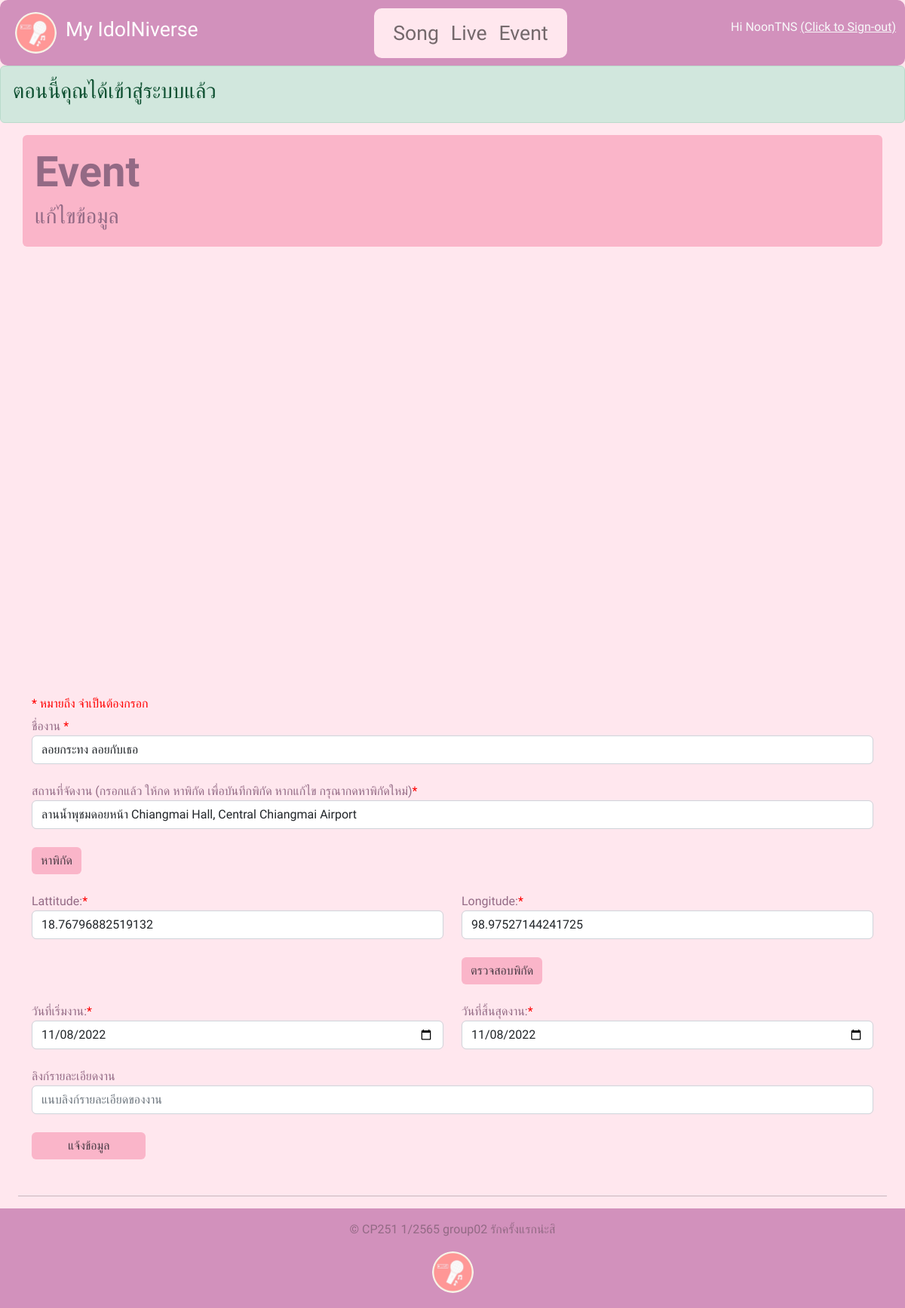
The page /event/edit.php?event=4 (signed in) on the database its author committed.
### tables this page shows
CREATE TABLE `event` (
  `event_id` int(11) NOT NULL,
  `username` varchar(100) DEFAULT NULL,
  `eventname` varchar(1000) NOT NULL,
  `place` varchar(100) NOT NULL,
  `lat` varchar(50) NOT NULL,
  `lng` varchar(50) NOT NULL,
  `start_date` date NOT NULL,
  `end_date` date NOT NULL,
  `eventdetail` varchar(1000) DEFAULT NULL
);

### htdocs/event/edit.php (the view, shortened to what this page needs)
<!DOCTYPE html>
<html lang="en">
<head>
    <?php
    include('../common/headtag.php');
    ?>
    <link rel="stylesheet" href="../resources/css/style.css">
</head>
<body>
    <header>
        <nav class="navbar">
            <div class="container-fluid color-light">
                <div class="navbar-header">
                <img src="../resources/img/logoPJ.png" class="rounded-circle" width="55" height="55">
                    <a class="navbar-brand" id="myidol" href="../index.php">My IdolNiverse</a>
                </div>
                <nav class="navbar navbar-expand-sm justify-content-center" id="navitem">
                    <div class="container-fluid">
                        <ul class="navbar-nav">
                            <li class="nav-item">
                                <a class="nav-link" href="../song/index.php">Song</a>
                            </li>
                            <li class="nav-item">
                                <a class="nav-link" href="../live/index.php">Live</a>
                            </li>
                            <li class="nav-item">
                                <a class="nav-link" href="index.php">Event</a>
                            </li>
                        </ul>
                    </div>
                </nav>
                <?php if (isset($_SESSION['username'])):?>
                    <p class="text-light">Hi <?php echo $_SESSION['username'];?> <a href="index.php?logout='1'" class="link-light">(Click to Sign-out)</a></p>
                <?php else: ?>
                    <a class="text-light" id="navlogin" href="../user/login.php">ลงชื่อเข้าใช้/สมัครสมาชิก</a>
                <?php endif ?>
            </div>
        </nav>
    </header>
    <?php
    try{
        $idquery = $_GET['event'];
        $query = "SELECT * FROM event WHERE event_id = '$idquery'";
        $resultQuery = mysqli_query($conn, $query);
        $resultArray = mysqli_fetch_assoc($resultQuery);
    }
    catch (Exception $e){
        echo '<div class="alert alert-warning thsarabunnew" role="alert"> คุณมาหน้านี้แบบผิดวิธี<br> กรุณากลับไปที่หน้า Song โดยการ <a href="index.php">กดที่นี่</a></p></div>';
    }
?>
    <?php if (isset($_SESSION['success'])): ?>
            <div class="alert alert-success" role="alert">
              <h3>
                <?php
                  echo $_SESSION['success'];
                ?>
              </h3>
            </div>
            <?php endif ?>
            <div class="container mt-3 p-3 rounded"  id="jumbo">
                <h1 class="display-4 fw-bold">Event</h1>
                <p class="h3">แก้ไขข้อมูล</p>
            </div>
      <div class="container mt-5" id="map" style="height: 100%;height: 500px; width: 100%;">
      </div>
      <div class="container mt-5">
        <h6 class="h6"style="color:red;">* หมายถึง จำเป็นต้องกรอก</h6>
            <form method="post" action="./update.php">
            <div class="row">
            <div class="col-md-12">
                <div class="form-group">
                    <label for="eventname">ชื่องาน <span style="color:red;">*</span></label>
                    <input type="text" class="form-control" id="eventname" placeholder="ชื่อ" name="eventname" value="<?php echo $resultArray['eventname']?>" required>
                </div>
            </div>
            </div>
            <br>
            <div class="row">
            <div class="col-md-12">
                <div class="form-group">
                    <label for="placeName">สถานที่จัดงาน (กรอกแล้ว ให้กด หาพิกัด เพื่อบันทึกพิกัด หากแก้ไข กรุณากดหาพิกัดใหม่)<span style="color:red;">*</span></label>
                    <input type="text" class="form-control" id="placeName" placeholder="ใส่ชื่อสถานที่จัดงาน"  name="placeName" value="<?php echo $resultArray['place']?>" required>
                    <br>
                    <button type="button" class="btn btn-info" id="findLatLngBtnId">หาพิกัด</button>
                </div>
            </div>
        </div>
        <br>
        <div class="row">
            <div class="col-md-6">
                <div class="form-group">
                <label for="lat">Lattitude:<span style="color:red;">*</span></label>
                <input type="text"  class="form-control" placeholder="Latitude" name="lat" id="lat" value="<?php echo $resultArray['lat']?>"readonly required>
                </div>
            </div>
            <div class="col-md-6">
                <div class="form-group">
                    <label for="lng">Longitude:<span style="color:red;">*</span></label>
                    <input type="text"  class="form-control" placeholder="Longitude" name="lng" id="lng" value="<?php echo $resultArray['lng']?>" readonly required>
                    <br>
                    <button type="button" class="btn btn-info" id="addMarkerBtnId">ตรวจสอบพิกัด</button>
                </div>
            </div>
        </div>
        <br>
        <div class="row">
            <div class="col-md-6">
                <div class="form-group">
                <label for="start_date">วันที่เริ่มงาน:<span style="color:red;">*</span></label>
                <input type="date" class="form-control"  name="start_date" id="start_date" value="<?php echo $resultArray['start_date']?>" required>
                </div>
            </div>
            <br>
            <div class="col-md-6">
                <div class="form-group">
                    <label for="end_date">วันที่สิ้นสุดงาน:<span style="color:red;">*</span></label>
                    <input type="date" class="form-control" placeholder="Longitude" name="end_date" id="end_date" value="<?php echo $resultArray['end_date']?>" required>
                </div>
            </div>
        </div>
        <br>
        <div class="row">
            <div class="col-md-12">
                <div class="form-group">
                    <label for="eventdetail">ลิงก์รายละเอียดงาน</label>
                    <input type="url" class="form-control" id="eventdetail" placeholder="แนบลิงก์รายละเอียดของงาน" name="eventdetail" >
                </div>
            </div>
        </div>
        <br>
        <div class="">
            <input class="btn btn-primary px-5" type="submit" value="แจ้งข้อมูล" name="inform" id="inform">
        </div>
            </form>
        </div>
    <hr class="mx-4 mt-5">
    <footer>
        <div class="text-left p-3">
          © CP251 1/2565 group02 รักครั้งแรกน่ะสิ </div>
          <img style="margin:1px 10px 20px 10px;" src="../resources/img/logoPJ.png" class="rounded-circle" width="55" height="55">
    </footer>
</body>
</html>

### htdocs/resources/css/style.css (style rules this page uses)
nav { border-radius: 10px; font-family: Itim; }
body { background-color: #FFE7EE; }
div { font-family: Itim; color: #936a85; }
#navitem { background-color:#FFE7EE; font-size: 20pt; padding:5px; }
.navbar { background-color:#D291BC }
img { margin: 0.5rem; }
#myidol { font-size: 20pt; color: white; }
#jumbo { background-color:#FAB5C9; color: #936a85; font-family: Itim; }
footer { background-color:#D291BC; text-align:center; }
.btn-primary { background-color:#D291BC; border:#D291BC; }
#findLatLngBtnId { background-color:#FAB5C9; color:#4b3c46; border:#936a85 }
#addMarkerBtnId { background-color:#FAB5C9; color:#4b3c46; border:#936a85 }
#inform { background-color:#FAB5C9; color:#4b3c46; border:#936a85 }
p { font-family: Itim; }

### rows shown on the page
event: eventname "ลอยกระทง ลอยกับเธอ", placeName "ลานน้ำพุชมดอยหน้า Chiangmai Hall, Central Chiangmai Airport", lat "18.76796882519132", lng "98.97527144241725", start_date "11/08/2022", end_date "11/08/2022"

### other values the page prints
$_SESSION['username'] "NoonTNS"
$_SESSION['success'] "ตอนนี้คุณได้เข้าสู่ระบบแล้ว"
